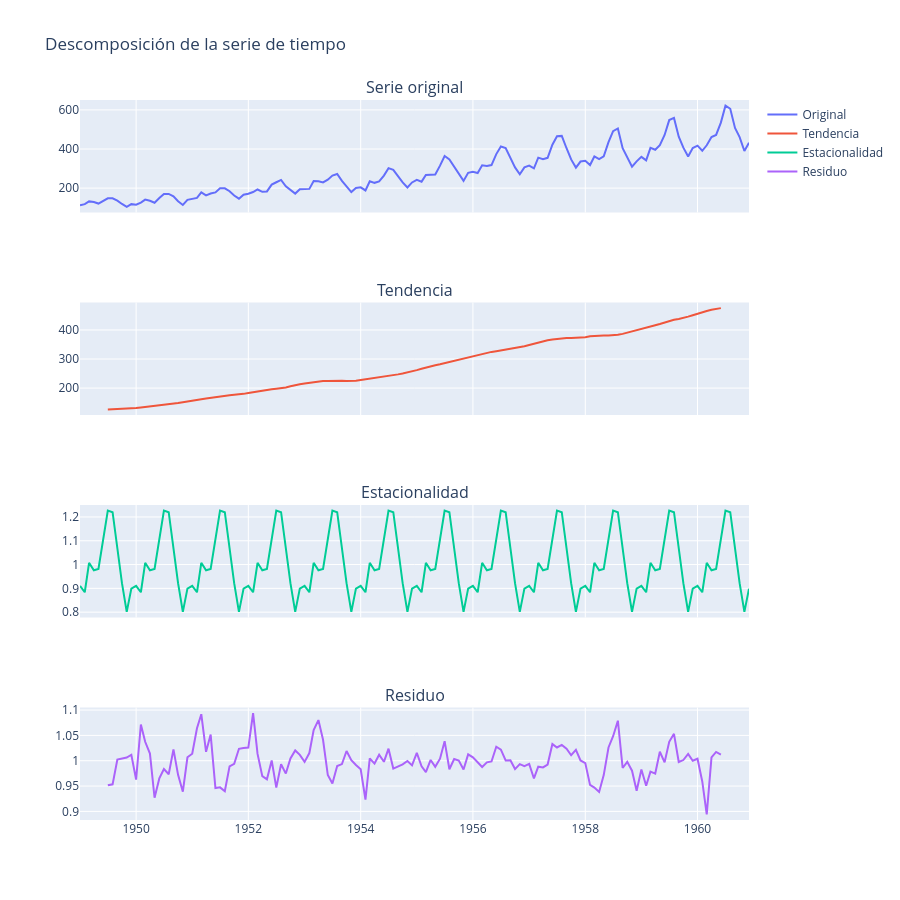

Notebook source saved alongside this figure:
### Markdown cell above
### 6.1. Descomposición de series de tiempo

La descomposición permite separar la serie en componentes de **tendencia**, **estacionalidad** y **residuales**. Esto ayuda a entender mejor el comportamiento de la serie.

---

#### 📊 Modo Aditivo
El modelo se expresa como: 
$$Y_t = T_t + S_t + R_t$$

1. **Tendencia ($T_t$)**  
   Se obtiene aplicando una media móvil centrada con ventana igual al período estacional (ej. 12 meses).  
   Esto suaviza la serie y muestra la dirección a largo plazo.

2. **Estacionalidad ($S_t$)**  
   - Se calcula primero la serie detrendida:  
     $$Y_t - T_t$$
   - Luego se agrupan los valores por posición dentro del ciclo (ej. todos los eneros, febreros, etc.) y se promedian.  
   - El resultado es un patrón estacional promedio que se replica en toda la serie.

3. **Residuo ($R_t$)**  
   Es lo que queda después de quitar tendencia y estacionalidad:  
   
   $$R_t = Y_t - T_t - S_t$$

---

#### 📈 Modo Multiplicativo
El modelo se expresa como:
$$Y_t = T_t \cdot S_t \cdot R_t$$

1. **Tendencia ($T_t$)**  
   Igual que en el aditivo: media móvil centrada.

2. **Estacionalidad ($S_t$)**  
   - Se calcula primero la serie detrendida relativa:  
     $$\frac{Y_t}{T_t}$$
   - Luego se agrupan los valores por posición dentro del ciclo y se promedian.  
   - El resultado es un patrón estacional relativo (factores multiplicativos) que se replica en toda la serie.

3. **Residuo ($R_t$)**  
   Es el cociente entre la serie y los componentes calculados:  
   $$R_t = \frac{Y_t}{T_t \cdot S_t}$$

---

#### 🔑 Diferencia clave
- En el **modo aditivo**, la estacionalidad es una magnitud constante que se suma o resta.  
- En el **modo multiplicativo**, la estacionalidad es un factor proporcional que escala con el nivel de la serie.

### Code cell
# TODO: Código para hacer gráfico de descomposición
result = seasonal_decompose(
    df_ts,
    model = "multiplicative",
    period = 12
)

fig = make_subplots(rows=4, cols=1, shared_xaxes=True, subplot_titles=['Serie original', 'Tendencia', 'Estacionalidad', 'Residuo'])

fig.add_trace(go.Scatter(x=result.observed.index, y=result.observed, name='Original'), row=1, col=1)
fig.add_trace(go.Scatter(x=result.trend.index, y=result.trend, name='Tendencia'), row=2, col=1)
fig.add_trace(go.Scatter(x=result.seasonal.index, y=result.seasonal, name='Estacionalidad'), row=3, col=1)
fig.add_trace(go.Scatter(x=result.resid.index, y=result.resid, name='Residuo'), row=4, col=1)
fig.update_layout(height=900, title_text='Descomposición de la serie de tiempo')
fig.show()

### Figure 1 — Plotly figure (JSON) as saved in the notebook; plotly's stock layout.template omitted (floating-point values rounded to 4 significant figures; data arrays with more than 128 entries replaced by an {"elided": "..."} marker saying what was removed)
{"data": [{"name": "Original", "type": "scatter", "x": {"elided": "144 str values"}, "xaxis": "x", "y": {"elided": "144 float values"}, "yaxis": "y"}, {"name": "Tendencia", "type": "scatter", "x": {"elided": "144 str values"}, "xaxis": "x2", "y": {"elided": "144 float values"}, "yaxis": "y2"}, {"name": "Estacionalidad", "type": "scatter", "x": {"elided": "144 str values"}, "xaxis": "x3", "y": {"elided": "144 float values"}, "yaxis": "y3"}, {"name": "Residuo", "type": "scatter", "x": {"elided": "144 str values"}, "xaxis": "x4", "y": {"elided": "144 float values"}, "yaxis": "y4"}], "layout": {"annotations": [{"font": {"size": 16}, "showarrow": false, "text": "Serie original", "x": 0.5, "xanchor": "center", "xref": "paper", "y": 1, "yanchor": "bottom", "yref": "paper"}, {"font": {"size": 16}, "showarrow": false, "text": "Tendencia", "x": 0.5, "xanchor": "center", "xref": "paper", "y": 0.7188, "yanchor": "bottom", "yref": "paper"}, {"font": {"size": 16}, "showarrow": false, "text": "Estacionalidad", "x": 0.5, "xanchor": "center", "xref": "paper", "y": 0.4375, "yanchor": "bottom", "yref": "paper"}, {"font": {"size": 16}, "showarrow": false, "text": "Residuo", "x": 0.5, "xanchor": "center", "xref": "paper", "y": 0.1562, "yanchor": "bottom", "yref": "paper"}], "height": 900, "title": {"text": "Descomposición de la serie de tiempo"}, "xaxis": {"anchor": "y", "domain": [0, 1], "matches": "x4", "showticklabels": false}, "xaxis2": {"anchor": "y2", "domain": [0, 1], "matches": "x4", "showticklabels": false}, "xaxis3": {"anchor": "y3", "domain": [0, 1], "matches": "x4", "showticklabels": false}, "xaxis4": {"anchor": "y4", "domain": [0, 1]}, "yaxis": {"anchor": "x", "domain": [0.8438, 1]}, "yaxis2": {"anchor": "x2", "domain": [0.5625, 0.7188]}, "yaxis3": {"anchor": "x3", "domain": [0.2812, 0.4375]}, "yaxis4": {"anchor": "x4", "domain": [0, 0.1562]}}}
